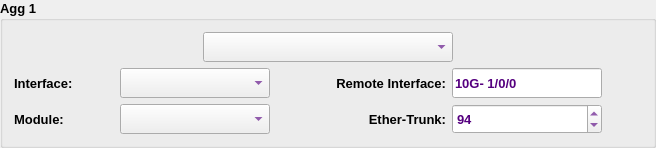
           <widget class="QGroupBox" name="groupBox_14">
            <property name="font">
             <font>
              <family>Tahoma</family>
              <pointsize>10</pointsize>
              <weight>75</weight>
              <bold>true</bold>
             </font>
            </property>
            <property name="title">
             <string>Agg 1</string>
            </property>
            <layout class="QVBoxLayout" name="verticalLayout_22">
             <item>
              <layout class="QHBoxLayout" name="horizontalLayout_11">
               <item>
                <spacer name="horizontalSpacer_7">
                 <property name="font">
                  <font>
                   <family>Tahoma</family>
                   <pointsize>10</pointsize>
                  </font>
                 </property>
                 <property name="orientation">
                  <enum>Qt::Horizontal</enum>
                 </property>
                 <property name="sizeHint" stdset="0">
                  <size>
                   <width>40</width>
                   <height>20</height>
                  </size>
                 </property>
                </spacer>
               </item>
               <item>
                <widget class="QComboBox" name="agg1CB">
                 <property name="sizePolicy">
                  <sizepolicy hsizetype="Preferred" vsizetype="Preferred">
                   <horstretch>0</horstretch>
                   <verstretch>0</verstretch>
                  </sizepolicy>
                 </property>
                 <property name="minimumSize">
                  <size>
                   <width>250</width>
                   <height>30</height>
                  </size>
                 </property>
                 <property name="maximumSize">
                  <size>
                   <width>250</width>
                   <height>30</height>
                  </size>
                 </property>
                 <property name="font">
                  <font>
                   <family>Tahoma</family>
                   <pointsize>10</pointsize>
                   <weight>75</weight>
                   <bold>true</bold>
                  </font>
                 </property>
                 <property name="styleSheet">
                  <string notr="true">color: rgb(85, 0, 127);</string>
                 </property>
                </widget>
               </item>
               <item>
                <spacer name="horizontalSpacer_12">
                 <property name="font">
                  <font>
                   <family>Tahoma</family>
                   <pointsize>10</pointsize>
                  </font>
                 </property>
                 <property name="orientation">
                  <enum>Qt::Horizontal</enum>
                 </property>
                 <property name="sizeHint" stdset="0">
                  <size>
                   <width>40</width>
                   <height>20</height>
                  </size>
                 </property>
                </spacer>
               </item>
              </layout>
             </item>
             <item>
              <layout class="QHBoxLayout" name="horizontalLayout_8">
               <item>
                <widget class="QLabel" name="label_7">
                 <property name="minimumSize">
                  <size>
                   <width>100</width>
                   <height>30</height>
                  </size>
                 </property>
                 <property name="maximumSize">
                  <size>
                   <width>100</width>
                   <height>30</height>
                  </size>
                 </property>
                 <property name="font">
                  <font>
                   <family>Tahoma</family>
                   <pointsize>10</pointsize>
                   <weight>75</weight>
                   <bold>true</bold>
                  </font>
                 </property>
                 <property name="text">
                  <string>Interface:</string>
                 </property>
                </widget>
               </item>
               <item>
                <widget class="QComboBox" name="agg1IntCB">
                 <property name="minimumSize">
                  <size>
                   <width>150</width>
                   <height>30</height>
                  </size>
                 </property>
                 <property name="maximumSize">
                  <size>
                   <width>150</width>
                   <height>30</height>
                  </size>
                 </property>
                 <property name="font">
                  <font>
                   <family>Tahoma</family>
                   <pointsize>10</pointsize>
                   <weight>75</weight>
                   <bold>true</bold>
                  </font>
                 </property>
                 <property name="styleSheet">
                  <string notr="true">color: rgb(85, 0, 127);</string>
                 </property>
                </widget>
               </item>
               <item>
                <widget class="QLabel" name="label_19">
                 <property name="minimumSize">
                  <size>
                   <width>170</width>
                   <height>30</height>
                  </size>
                 </property>
                 <property name="maximumSize">
                  <size>
                   <width>170</width>
                   <height>30</height>
                  </size>
                 </property>
                 <property name="font">
                  <font>
                   <family>Tahoma</family>
                   <pointsize>10</pointsize>
                   <weight>75</weight>
                   <bold>true</bold>
                  </font>
                 </property>
                 <property name="text">
                  <string>Remote Interface:</string>
                 </property>
                 <property name="alignment">
                  <set>Qt::AlignRight|Qt::AlignTrailing|Qt::AlignVCenter</set>
                 </property>
                </widget>
               </item>
               <item>
                <widget class="QLineEdit" name="agg1RemoteIntLE">
                 <property name="sizePolicy">
                  <sizepolicy hsizetype="Expanding" vsizetype="Preferred">
                   <horstretch>0</horstretch>
                   <verstretch>0</verstretch>
                  </sizepolicy>
                 </property>
                 <property name="minimumSize">
                  <size>
                   <width>150</width>
                   <height>30</height>
                  </size>
                 </property>
                 <property name="maximumSize">
                  <size>
                   <width>150</width>
                   <height>30</height>
                  </size>
                 </property>
                 <property name="font">
                  <font>
                   <family>Tahoma</family>
                   <pointsize>10</pointsize>
                   <weight>75</weight>
                   <bold>true</bold>
                  </font>
                 </property>
                 <property name="styleSheet">
                  <string notr="true">color: rgb(85, 0, 127);</string>
                 </property>
                 <property name="text">
                  <string>10G- 1/0/0</string>
                 </property>
                 <property name="placeholderText">
                  <string>10G-1/0/0</string>
                 </property>
                </widget>
               </item>
               <item>
                <spacer name="horizontalSpacer_8">
                 <property name="font">
                  <font>
                   <family>Tahoma</family>
                   <pointsize>10</pointsize>
                  </font>
                 </property>
                 <property name="orientation">
                  <enum>Qt::Horizontal</enum>
                 </property>
                 <property name="sizeHint" stdset="0">
                  <size>
                   <width>40</width>
                   <height>20</height>
                  </size>
                 </property>
                </spacer>
               </item>
              </layout>
             </item>
             <item>
              <layout class="QHBoxLayout" name="horizontalLayout_9">
               <item>
                <widget class="QLabel" name="label_8">
                 <property name="minimumSize">
                  <size>
                   <width>100</width>
                   <height>30</height>
                  </size>
                 </property>
                 <property name="maximumSize">
                  <size>
                   <width>100</width>
                   <height>30</height>
                  </size>
                 </property>
                 <property name="font">
                  <font>
                   <family>Tahoma</family>
                   <pointsize>10</pointsize>
                   <weight>75</weight>
                   <bold>true</bold>
                  </font>
                 </property>
                 <property name="text">
                  <string>Module:</string>
                 </property>
                 <property name="alignment">
                  <set>Qt::AlignLeading|Qt::AlignLeft|Qt::AlignVCenter</set>
                 </property>
                </widget>
               </item>
               <item>
                <widget class="QComboBox" name="agg1ModCB">
                 <property name="minimumSize">
                  <size>
                   <width>150</width>
                   <height>30</height>
                  </size>
                 </property>
                 <property name="maximumSize">
                  <size>
                   <width>150</width>
                   <height>30</height>
                  </size>
                 </property>
                 <property name="font">
                  <font>
                   <family>Tahoma</family>
                   <pointsize>10</pointsize>
                   <weight>75</weight>
                   <bold>true</bold>
                  </font>
                 </property>
                 <property name="styleSheet">
                  <string notr="true">color: rgb(85, 0, 127);</string>
                 </property>
                </widget>
               </item>
               <item>
                <widget class="QLabel" name="label_9">
                 <property name="minimumSize">
                  <size>
                   <width>170</width>
                   <height>30</height>
                  </size>
                 </property>
                 <property name="maximumSize">
                  <size>
                   <width>170</width>
                   <height>30</height>
                  </size>
                 </property>
                 <property name="font">
                  <font>
                   <family>Tahoma</family>
                   <pointsize>10</pointsize>
                   <weight>75</weight>
                   <bold>true</bold>
                  </font>
                 </property>
                 <property name="text">
                  <string>Ether-Trunk:</string>
                 </property>
                 <property name="alignment">
                  <set>Qt::AlignRight|Qt::AlignTrailing|Qt::AlignVCenter</set>
                 </property>
                </widget>
               </item>
               <item>
                <widget class="QSpinBox" name="agg1EthSB">
                 <property name="minimumSize">
                  <size>
                   <width>150</width>
                   <height>30</height>
                  </size>
                 </property>
                 <property name="maximumSize">
                  <size>
                   <width>150</width>
                   <height>30</height>
                  </size>
                 </property>
                 <property name="font">
                  <font>
                   <family>Tahoma</family>
                   <pointsize>10</pointsize>
                   <weight>75</weight>
                   <bold>true</bold>
                  </font>
                 </property>
                 <property name="styleSheet">
                  <string notr="true">color: rgb(85, 0, 127);</string>
                 </property>
                 <property name="maximum">
                  <number>1000</number>
                 </property>
                 <property name="value">
                  <number>94</number>
                 </property>
                </widget>
               </item>
               <item>
                <spacer name="horizontalSpacer_6">
                 <property name="font">
                  <font>
                   <family>Tahoma</family>
                   <pointsize>10</pointsize>
                  </font>
                 </property>
                 <property name="orientation">
                  <enum>Qt::Horizontal</enum>
                 </property>
                 <property name="sizeHint" stdset="0">
                  <size>
                   <width>40</width>
                   <height>20</height>
                  </size>
                 </property>
                </spacer>
               </item>
              </layout>
             </item>
            </layout>
           </widget>
